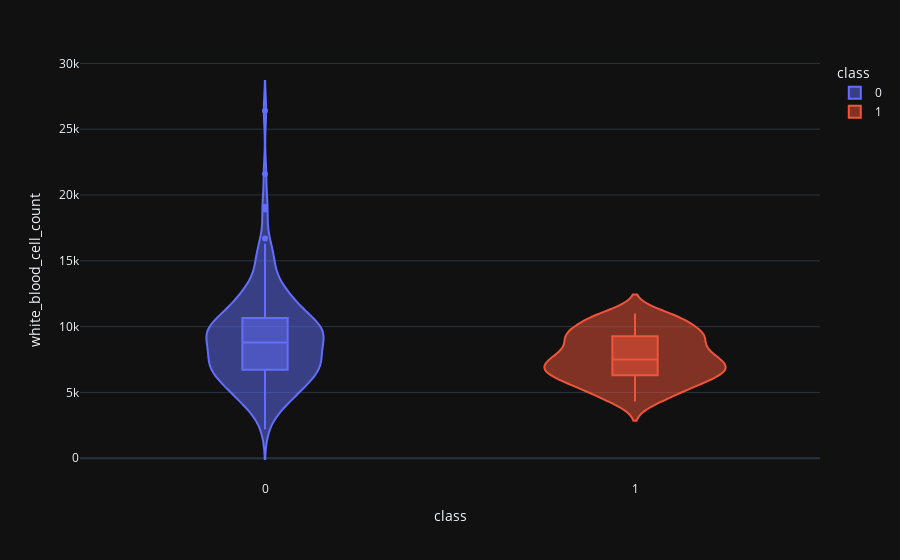

Notebook source saved alongside this figure:
### Markdown cell above
### white blood cell plot

### Code cell
kde('white_blood_cell_count')
violin('white_blood_cell_count')

### Figure 1 — Plotly figure (JSON) as saved in the notebook; plotly's stock layout.template omitted (floating-point values rounded to 4 significant figures; data arrays with more than 128 entries replaced by an {"elided": "..."} marker saying what was removed)
{"data": [{"alignmentgroup": "True", "box": {"visible": true}, "hovertemplate": "class=%{x}<br>white_blood_cell_count=%{y}<extra></extra>", "legendgroup": "0", "marker": {"color": "#636efa"}, "name": "0", "offsetgroup": "0", "orientation": "v", "scalegroup": "True", "showlegend": true, "type": "violin", "x": {"elided": "250 int values"}, "x0": " ", "xaxis": "x", "y": {"elided": "250 float values"}, "y0": " ", "yaxis": "y"}, {"alignmentgroup": "True", "box": {"visible": true}, "hovertemplate": "class=%{x}<br>white_blood_cell_count=%{y}<extra></extra>", "legendgroup": "1", "marker": {"color": "#EF553B"}, "name": "1", "offsetgroup": "1", "orientation": "v", "scalegroup": "True", "showlegend": true, "type": "violin", "x": {"elided": "150 int values"}, "x0": " ", "xaxis": "x", "y": {"elided": "150 float values"}, "y0": " ", "yaxis": "y"}], "layout": {"legend": {"title": {"text": "class"}, "tracegroupgap": 0}, "margin": {"t": 60}, "violinmode": "overlay", "xaxis": {"anchor": "y", "categoryarray": [0, 1], "categoryorder": "array", "domain": [0, 1], "title": {"text": "class"}}, "yaxis": {"anchor": "x", "domain": [0, 1], "title": {"text": "white_blood_cell_count"}}}}
